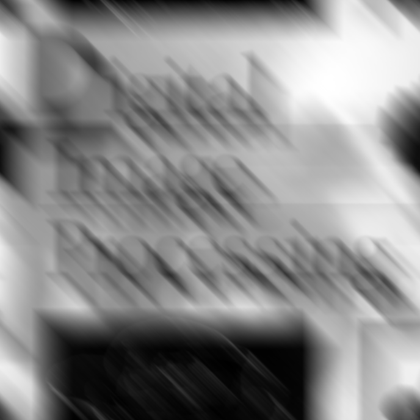
%> input picture hm4/图像/task1/BlurringFilterResult.png, 420 x 420 px, shrunk from 688 x 688 before the run; the run also reads 1 picture not shown here
$ octave WienerFilter.m   (GNU Octave 9; MATLAB toolbox functions it lacks are replaced by stand-ins)
%> lines starting %> are read from the running program, lines starting %| are printed output that depends on the picture
clc, clear
%读入图像，并获取该图像的尺寸
g1 = imread('BlurringFilterResult.png');
%> g1 is the input picture: size 420x420 uint8; min 0, max 255, mean 137.6
g2 = imread('GaussianNoiseResult.png');
[Height, Width] = size(g1);
%> Height = 420; Width = 420

%(-1)^(x+y)乘以图像进行中心变换
for i = 1:Height
    for j = 1:Width
       g1(i,j) = double(g1(i,j))*(-1)^(i+j);
       g2(i,j) = double(g2(i,j))*(-1)^(i+j);
    end
end
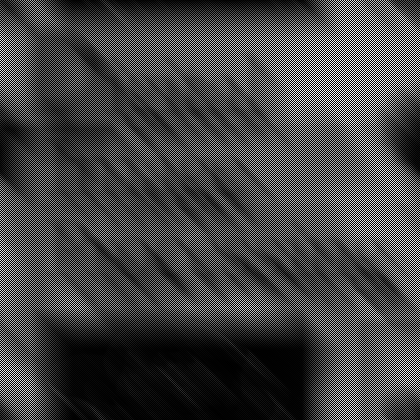
%> g1: size 420x420 uint8; min 0, max 255, mean 68.8

%调用fft2函数对g进行快速傅里叶变换
G1 = fft2(g1);
G2 = fft2(g2);

%构造模糊滤波器
a = 0.1;
b = 0.1;
T = 1;
H = zeros(Height, Width);
j = complex(0,1);
for u = 1:Height
    for v = 1:Width
        x = u-Height/2;
        y = v-Width/2;
        c = pi*(x*a+y*b);
        if c==0
            H(u,v) = T;
        else
            H(u,v) = T/c*sin(c)*exp(-j*c);
        end
    end
end

%得到原始图像的傅里叶变换估计
K = 1;
F1 = WienerF(G1, H, K);
F2 = WienerF(G2, H, K);

%将上面得到的图像F作傅里叶逆变换后取实部
f1 = real(ifft2(F1));
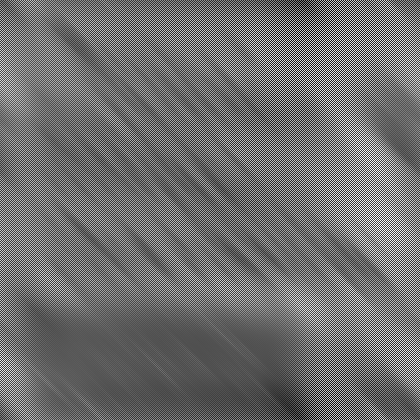
%> f1: size 420x420 double; min -55.63, max 70.7, mean -0.2; drawn with min black and max white
f2 = real(ifft2(F2));

%用(-1)^(x+y)进行反中心化处理
for i = 1:Height
    for j = 1:Width
       f1(i,j) = f1(i,j)*((-1)^(i+j));
       f2(i,j) = f2(i,j)*((-1)^(i+j));
    end
end
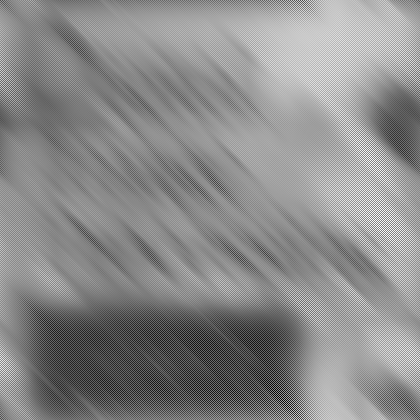
%> f1: size 420x420 double; min -23.06, max 70.7, mean 27.8; drawn with min black and max white

%归一化处理
max_f1 = max(f1(:));
%> max_f1 = 70.7
max_f2 = max(f2(:));
%> max_f2 = 70.85
min_f1 = min(f1(:));
%> min_f1 = -23.06
min_f2 = min(f2(:));
%> min_f2 = -21.44
range1 = max_f1 - min_f1;
%> range1 = 93.75
range2 = max_f2 - min_f2;
%> range2 = 92.29
for i = 1 : Height
    for j = 1 : Width
        f1(i,j) = uint8(255*(f1(i,j)-min_f1)/range1);
        f2(i,j) = uint8(255*(f2(i,j)-min_f1)/range2);
    end
end

f1 = uint8(f1);
%> f1: size 420x420 uint8
f2 = uint8(f2);
%> f2: size 420x420 uint8
imwrite(f1, '1WienerFilterBlurringFilterResult.png');
imwrite(f2, '1WienerFilterGaussianNoiseResult.png');

function F = WienerF(G, H, K)
    H2 = H .* conj(H);
    F = (G .* H2) ./ (H .* (H2 + K));
end
